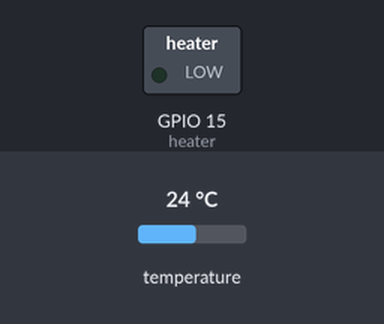
Simulated run of this program. Board: ESP32 board running MicroPython. Parts: switched loads named in the program (green lamp = pin HIGH). Dashed ring = blinking. Inputs (shaded band) come from the test bench; at power-on: temperature 24 °C. What the program prints to the serial console is not drawn.

Above: at 1.2 s.
1.3 s: temperature set to 41 °C
At 2.1 s:
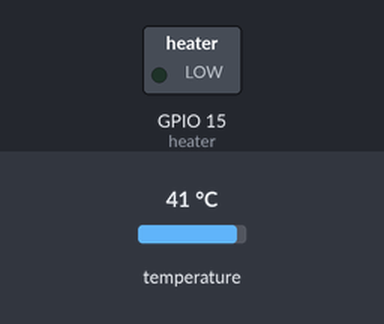
4.6 s: temperature set to 12 °C
At 6.9 s:
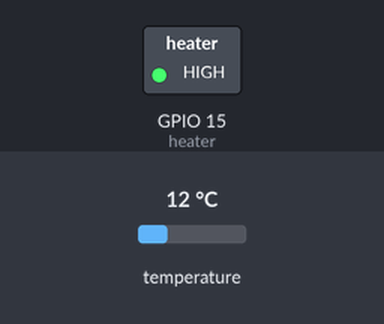
11.5 s: temperature set to 20.5 °C
16.2 s: temperature set to 21.7 °C
Timing chart, 0 to 19.2 s (numbered marks = the images above; inputs shaded):
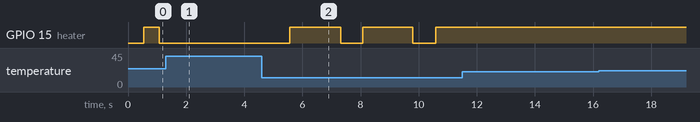

The program:

heat.py
```python
from machine import Pin
import onewire, ds18x20
import time

class PID:
    def __init__(self, kp, ki, kd, setpoint=0, output_limits=(0, 100)):
        self.kp = kp; self.ki = ki; self.kd = kd
        self.setpoint = setpoint
        self.output_limits = output_limits
        self.integral = 0
        self.last_error = None

    def compute(self, value, dt):
        error = self.setpoint - value
        # P
        p = self.kp * error
        # I
        self.integral += error * dt
        i = self.ki * self.integral
        # D
        if self.last_error is None: d = 0
        else: d = self.kd * (error - self.last_error) / dt
        self.last_error = error
        output = p + i + d
        # ограничим выход 0..100%
        low, high = self.output_limits
        if output < low: output = low
        if output > high: output = high
        return output


TARGET_TEMP = 40
sensor_pin = Pin(13)
heater = Pin(15, Pin.OUT)
# pid = PID(kp=4.0, ki=0.5, kd=1.5, setpoint=TARGET_TEMP)
pid = PID(kp=1.5, ki=0.3, kd=2, setpoint=TARGET_TEMP)
# kp = 2.5; ki = 0.5; kd = 1.2 # более бодрый
# kp = 1; ki = 0.2; kd = 1.5 # супер мягкий долгий

PWM_PERIOD = 2.0
ow = onewire.OneWire(sensor_pin)
ds = ds18x20.DS18X20(ow)
roms = ds.scan()
if not roms: raise Exception("DS18B20 not found!")
rom = roms[0]; print("Sensor:", rom)
last_time = time.ticks_ms()

while True:
    try:
        ds.convert_temp()
        time.sleep_ms(500)
        temp = ds.read_temp(rom)
        now = time.ticks_ms()
        dt = (time.ticks_diff(now, last_time)) / 1000
        last_time = now
        power = pid.compute(temp, dt)
        print(f"\rTemp={temp:.2f}°C  Power={power:.1f}%", end="")
        on_time = PWM_PERIOD * (power / 100)
        off_time = PWM_PERIOD - on_time

        if on_time > 0:
            heater.on()
            time.sleep(on_time)
        if off_time > 0:
            heater.off()
            time.sleep(off_time)

    except (onewire.OneWireError, Exception):
        heater.off()


# https://chatgpt.com/s/t_69276c758e3c8191a4bfcd89ccc11ba3
```

Measured:
- after the input at 1.3 s, GPIO 15 (heater): stays LOW (without the input it goes to HIGH after 1.8 s)
- after the input at 4.6 s, GPIO 15 (heater): alternates HIGH for 1.7 s and LOW for 0.77 s, starting after 0.97 s
- after the input at 11.5 s, every drawn part: stays the same
- after the input at 16.2 s, every drawn part: stays the same
